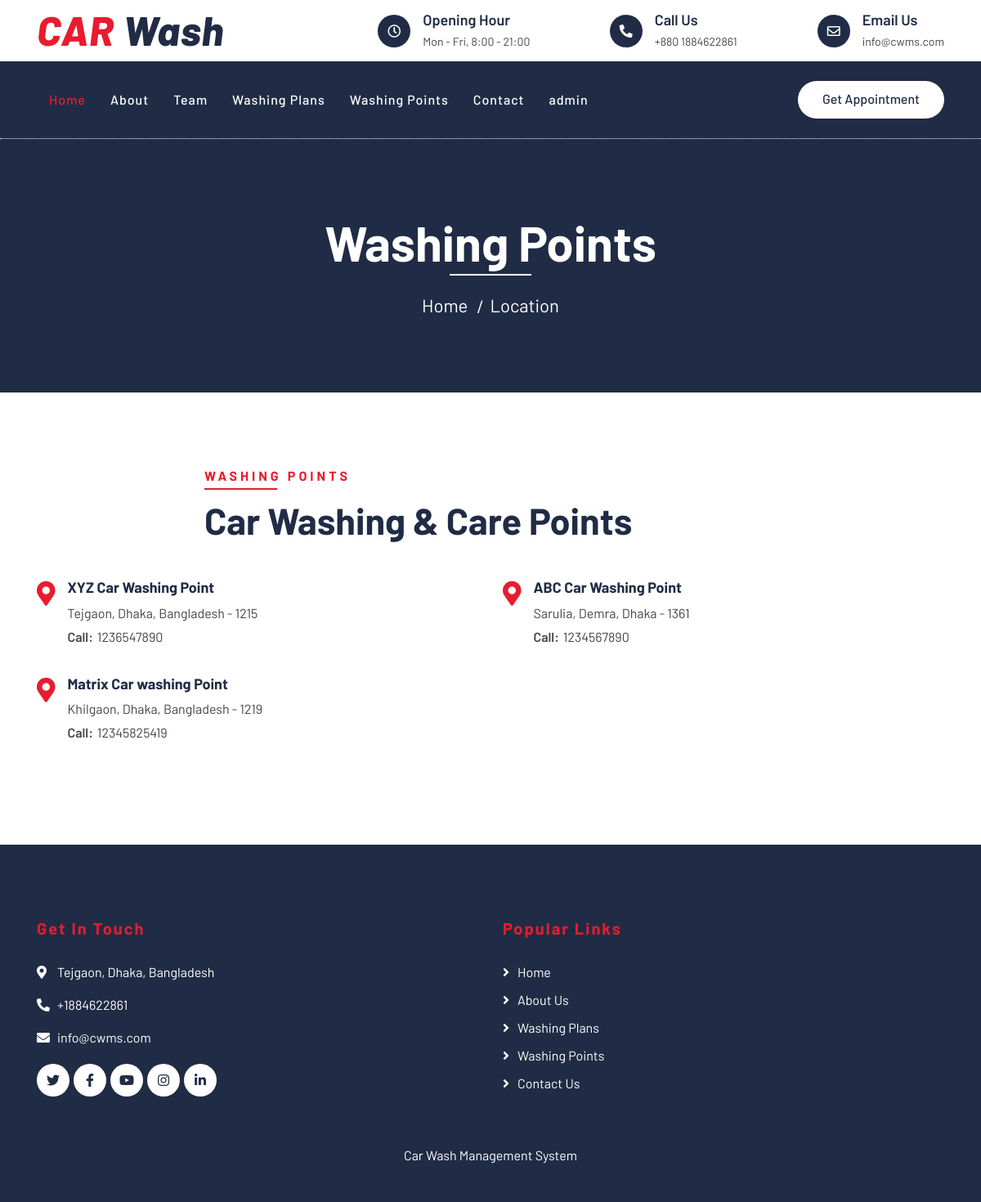
The page /location.php on the database its author committed.
### tables this page shows
CREATE TABLE `tblpages`(
    `id` INT(11) NOT NULL,
    `type` VARCHAR(255) DEFAULT '',
    `detail` LONGTEXT DEFAULT NULL,
    `openignHrs` VARCHAR(255) DEFAULT NULL,
    `phoneNumber` BIGINT(20) DEFAULT NULL,
    `emailId` VARCHAR(120) DEFAULT NULL
);

CREATE TABLE `tblwashingpoints`(
    `id` INT(11) NOT NULL,
    `washingPointName` VARCHAR(255) DEFAULT NULL,
    `washingPointAddress` VARCHAR(255) DEFAULT NULL,
    `contactNumber` BIGINT(20) DEFAULT NULL,
    `creationDate` TIMESTAMP NOT NULL DEFAULT CURRENT_TIMESTAMP());

### location.php (the view, shortened to what this page needs)
<?php error_reporting(0);
include('includes/config.php');
?>
<!DOCTYPE html>
<html lang="en">
    <head>
        <link href="https://stackpath.bootstrapcdn.com/bootstrap/4.4.1/css/bootstrap.min.css" rel="stylesheet">
        <link href="https://cdnjs.cloudflare.com/ajax/libs/font-awesome/5.10.0/css/all.min.css" rel="stylesheet">
        <link href="lib/flaticon/font/flaticon.css" rel="stylesheet">
        <link href="lib/animate/animate.min.css" rel="stylesheet">
        <link href="lib/owlcarousel/assets/owl.carousel.min.css" rel="stylesheet">
        <link href="css/style.css" rel="stylesheet">
    </head>
    <body>
<?php include_once('includes/header.php');?>
        <div class="page-header">
            <div class="container">
                <div class="row">
                    <div class="col-12">
                        <h2>Washing Points</h2>
                    </div>
                    <div class="col-12">
                        <a href="index.php">Home</a>
                        <a href="location.php">Location</a>
                    </div>
                </div>
            </div>
        </div>
        <div class="location">
            <div class="container">
                <div class="row">
                    <div class="col-lg-12">
                        <div class="section-header text-left">
                            <p>Washing Points</p>
                            <h2>Car Washing & Care Points</h2>
                        </div>
                        <div class="row">
                            <?php $sql = "SELECT * from tblwashingpoints";
$query = $dbh -> prepare($sql);
$query->execute();
$results=$query->fetchAll(PDO::FETCH_OBJ);
foreach($results as $result)
{               ?>
                            <div class="col-md-6">
                                <div class="location-item">
                                    <i class="fa fa-map-marker-alt"></i>
                                    <div class="location-text">
                                <h3><?php echo htmlentities($result->washingPointName);?></h3>
                    <p><?php echo htmlentities($result->washingPointAddress);?></p>
                    <p><strong>Call:</strong><?php echo htmlentities($result->contactNumber);?></p>
                                    </div>
                                </div>
                            </div>
<?php } ?>
                        </div>
                    </div>
                </div>
            </div>
        </div>
<?php include_once('includes/footer.php');?>
    </body>
</html>

### includes/header.php (shortened to what this page needs)
<div class="top-bar">
    <div class="container">
        <div class="row align-items-center">
            <div class="col-lg-4 col-md-12">
                <div class="logo">
                    <a href="index.php">
                        <h1>CAR <span>Wash</span></h1>
                    </a>
                </div>
            </div>
            <?php
            $sql = "SELECT * from tblpages where type='contact'";
            $query = $dbh->prepare($sql);
            $query->execute();
            $results = $query->fetchAll(PDO::FETCH_OBJ);
            foreach ($results as $result) {
                ?>
                <div class="col-lg-8 col-md-7 d-none d-lg-block">
                    <div class="row">
                        <div class="col-4">
                            <div class="top-bar-item">
                                <div class="top-bar-icon">
                                    <i class="far fa-clock"></i>
                                </div>
                                <div class="top-bar-text">
                                    <h3>Opening Hour</h3>
                                    <p>
                                        <?php echo $result->openignHrs; ?>
                                    </p>
                                </div>
                            </div>
                        </div>
                        <div class="col-4">
                            <div class="top-bar-item">
                                <div class="top-bar-icon">
                                    <i class="fa fa-phone-alt"></i>
                                </div>
                                <div class="top-bar-text">
                                    <h3>Call Us</h3>
                                    <p>+880
                                        <?php echo $result->phoneNumber; ?>
                                    </p>
                                </div>
                            </div>
                        </div>
                        <div class="col-4">
                            <div class="top-bar-item">
                                <div class="top-bar-icon">
                                    <i class="far fa-envelope"></i>
                                </div>
                                <div class="top-bar-text">
                                    <h3>Email Us</h3>
                                    <p>
                                        <?php echo $result->emailId; ?>
                                    </p>
                                </div>
                            </div>
                        </div>
                    </div>
                </div>
            <?php } ?>
        </div>
    </div>
</div>
<div class="nav-bar">
    <div class="container">
        <nav class="navbar navbar-expand-lg bg-dark navbar-dark">
            <div class="collapse navbar-collapse justify-content-between" id="navbarCollapse">
                <div class="navbar-nav mr-auto">
                    <a href="index.php" class="nav-item nav-link active">Home</a>
                    <a href="about.php" class="nav-item nav-link">About</a>
                    <a href="team.php" class="nav-item nav-link">Team</a>
                    <a href="washing-plans.php" class="nav-item nav-link">Washing Plans</a>
                    <a href="location.php" class="nav-item nav-link">Washing Points</a>
                    <a href="contact.php" class="nav-item nav-link">Contact</a>
                    <a href="admin" class="nav-item nav-link">admin</a>
                </div>
                <div class="ml-auto">
                    <a class="btn btn-custom" href="contact.php">Get Appointment</a>
                </div>
            </div>
        </nav>
    </div>
</div>

### includes/footer.php (shortened to what this page needs)
<div class="footer">
            <div class="container">
                <div class="row">
                    <div class="col-lg-6 col-md-6">
                        <div class="footer-contact">
                            <h2>Get In Touch</h2>
<?php
$sql = "SELECT * from tblpages where type='contact'";
$query = $dbh -> prepare($sql);
$query->execute();
$results=$query->fetchAll(PDO::FETCH_OBJ);
foreach($results as $result)
{
?>
                            <p><i class="fa fa-map-marker-alt"></i><?php   echo $result->detail; ?></p>
                            <p><i class="fa fa-phone-alt"></i>+<?php   echo $result->phoneNumber; ?></p>
                            <p><i class="fa fa-envelope"></i><?php   echo $result->emailId; ?></p>
                        <?php } ?>
                            <div class="footer-social">
                                <a class="btn" href=""><i class="fab fa-twitter"></i></a>
                                <a class="btn" href=""><i class="fab fa-facebook-f"></i></a>
                                <a class="btn" href=""><i class="fab fa-youtube"></i></a>
                                <a class="btn" href=""><i class="fab fa-instagram"></i></a>
                                <a class="btn" href=""><i class="fab fa-linkedin-in"></i></a>
                            </div>
                        </div>
                    </div>
                    <div class="col-lg-5 col-md-6">
                        <div class="footer-link">
                            <h2>Popular Links</h2>
                              <a href="index.php">Home</a>
                            <a href="about.php">About Us</a>
                            <a href="washing-plans.php">Washing Plans</a>
                            <a href="location.php">Washing Points</a>
                            <a href="contact.php">Contact Us</a>
                        </div>
                    </div>
                </div>
            </div>
            <div class="container copyright">
                <p>Car Wash Management System</p>
            </div>
        </div>

### rows shown on the page
tblpages: openignHrs "Mon - Fri, 8:00 - 21:00", phoneNumber "1884622861", emailId "info@cwms.com", detail "Tejgaon, Dhaka, Bangladesh"
tblwashingpoints: washingPointName "XYZ Car Washing Point", washingPointAddress "Tejgaon, Dhaka, Bangladesh - 1215", contactNumber "1236547890"
tblwashingpoints: washingPointName "ABC Car Washing Point", washingPointAddress "Sarulia, Demra, Dhaka - 1361", contactNumber "1234567890"
tblwashingpoints: washingPointName "Matrix Car washing Point", washingPointAddress "Khilgaon, Dhaka, Bangladesh - 1219", contactNumber "12345825419"
